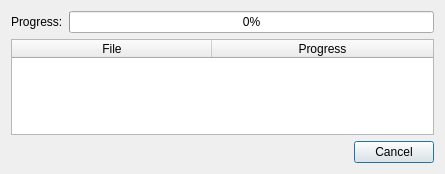
<?xml version="1.0" encoding="UTF-8"?>
<ui version="4.0">
 <class>Dialog_Download_Plugin</class>
 <widget class="QDialog" name="Dialog_Download_Plugin">
  <property name="geometry">
   <rect>
    <x>0</x>
    <y>0</y>
    <width>445</width>
    <height>174</height>
   </rect>
  </property>
  <property name="windowTitle">
   <string>Dialog</string>
  </property>
  <layout class="QVBoxLayout" name="verticalLayout">
   <item>
    <layout class="QGridLayout" name="gridLayout">
     <item row="0" column="0">
      <widget class="QLabel" name="label">
       <property name="text">
        <string>Progress:</string>
       </property>
      </widget>
     </item>
     <item row="0" column="1">
      <widget class="QProgressBar" name="progressBar">
       <property name="value">
        <number>0</number>
       </property>
      </widget>
     </item>
    </layout>
   </item>
   <item>
    <widget class="QTableWidget" name="tableWidget">
     <property name="textElideMode">
      <enum>Qt::ElideLeft</enum>
     </property>
     <property name="showGrid">
      <bool>false</bool>
     </property>
     <attribute name="horizontalHeaderDefaultSectionSize">
      <number>200</number>
     </attribute>
     <attribute name="horizontalHeaderStretchLastSection">
      <bool>true</bool>
     </attribute>
     <attribute name="verticalHeaderVisible">
      <bool>false</bool>
     </attribute>
     <column>
      <property name="text">
       <string>File</string>
      </property>
     </column>
     <column>
      <property name="text">
       <string>Progress</string>
      </property>
     </column>
    </widget>
   </item>
   <item>
    <widget class="QDialogButtonBox" name="buttonBox">
     <property name="orientation">
      <enum>Qt::Horizontal</enum>
     </property>
     <property name="standardButtons">
      <set>QDialogButtonBox::Cancel</set>
     </property>
    </widget>
   </item>
  </layout>
 </widget>
 <resources/>
 <connections>
  <connection>
   <sender>buttonBox</sender>
   <signal>accepted()</signal>
   <receiver>Dialog_Download_Plugin</receiver>
   <slot>accept()</slot>
   <hints>
    <hint type="sourcelabel">
     <x>248</x>
     <y>254</y>
    </hint>
    <hint type="destinationlabel">
     <x>157</x>
     <y>274</y>
    </hint>
   </hints>
  </connection>
  <connection>
   <sender>buttonBox</sender>
   <signal>rejected()</signal>
   <receiver>Dialog_Download_Plugin</receiver>
   <slot>reject()</slot>
   <hints>
    <hint type="sourcelabel">
     <x>316</x>
     <y>260</y>
    </hint>
    <hint type="destinationlabel">
     <x>286</x>
     <y>274</y>
    </hint>
   </hints>
  </connection>
 </connections>
</ui>
